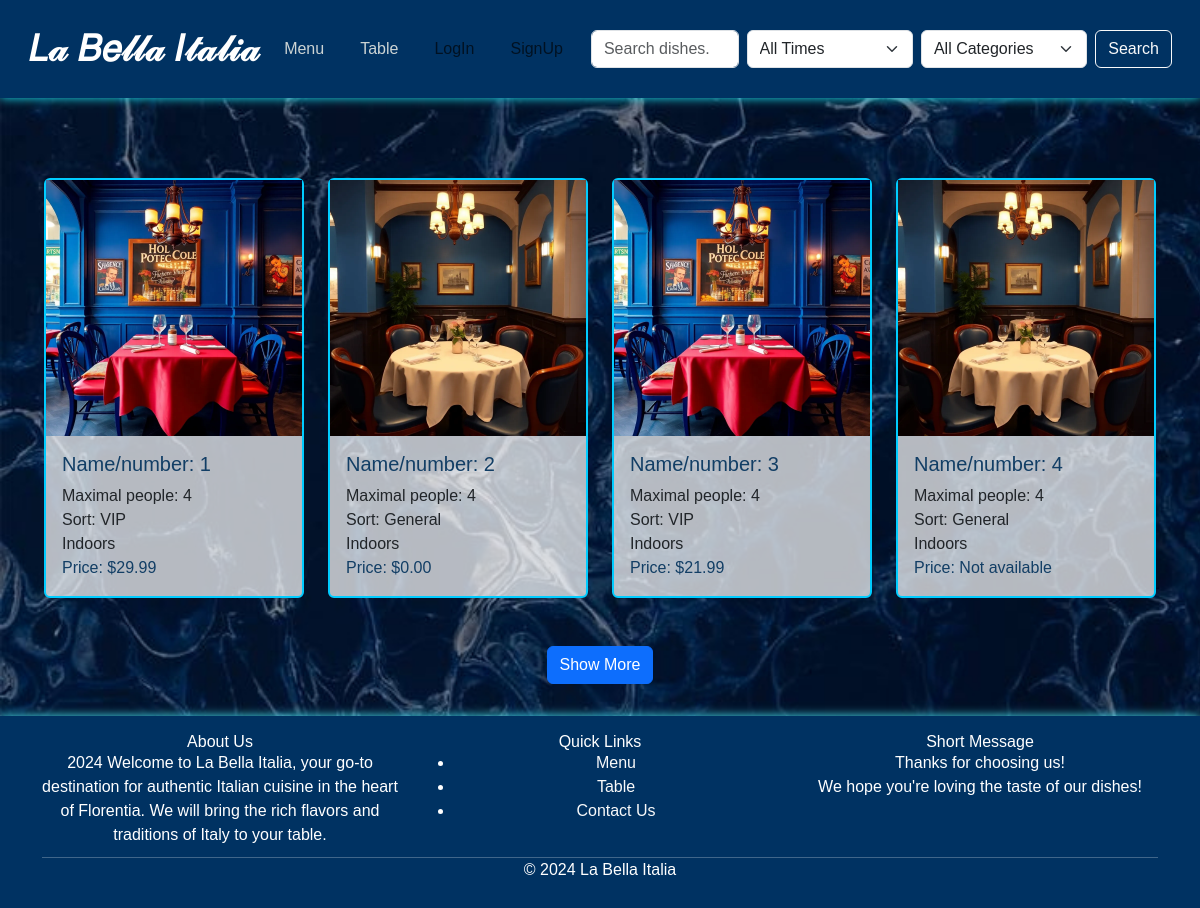
The app's page /tables/ with its own data.
### project/models.py (models this page shows)
class Table(models.Model):
    ZONE = [
        ("Indoors", "indoors"),
        ("Outdoors", "outdoors")
    ]
    SORT = [
        ("VIP", "vip"),
        ("General", "general"),
        ("Appointment", "appointment")
    ]
    name = models.CharField(max_length=255)
    number_of_people = models.IntegerField()
    zone = models.CharField(max_length=10, choices=ZONE)
    sort = models.CharField(max_length=20, choices=SORT)
    image = models.ImageField(upload_to="table_img/", blank=True, null=True)

class TablePrice(models.Model):
    table = models.ForeignKey(Table, on_delete=models.CASCADE)
    price = models.DecimalField(max_digits=10, decimal_places=2)
    date = models.DateTimeField(auto_now_add=False)
    text = models.TextField(blank=True)

### project/views.py (the view)
# urls.py: path('tables/', TableListView.as_view(), name='table-list'),
class TableListView(ListView):
    model = Table
    template_name = "table/table_list.html"
    context_object_name = "tables"
    paginate_by = 4
    def get_context_data(self, **kwargs):
        context = super().get_context_data(**kwargs)
        tables = context['tables']
        latest_prices = {}
        for table in tables:
            latest_price = TablePrice.objects.filter(table=table).order_by('-date').first()
            latest_prices[table.id] = latest_price
        context['latest_prices'] = latest_prices
        return context
    def get(self, request):
        super().get(request)
        if request.headers.get('x-requested-with') == 'XMLHttpRequest':
            return render (request, 'table/list.html', context=self.get_context_data())
        return render(request, self.template_name, context=self.get_context_data())

### project/templatetags/custom_filters.py (called while the page is built)
@register.filter
def get_item(dictionary, key):
    if isinstance(dictionary, dict):
        return dictionary.get(key)
    else:
        return None

### templates/table/table_list.html (shortened to what this page needs)
{% extends 'base.html' %}
{% load custom_filters %}
{% load static %}
{% block content %}
    <div class="container mt-5">
        <div class= 'row text-left poll-container' >
            {% include  "table/list.html"%}
        </div>
        <div class="row">
        <div class="text-center mt-4">
            <button id="show-more" class="btn btn-primary" onclick="showMore()">Show More</button>
        </div>
    </div>
{% endblock %}

### templates/table/list.html
{% load static%}
{% load custom_filters %}
{% for table in page_obj %}
<div class="col-md-3 mb-4">
    <a href="{% url 'table-detail' table.id %}" style="text-decoration: none;">
        <div class="card" style="border: 2px solid #00ccff;">
            {% if table.image %}
                <img src="{{ table.image.url }}" class="card-img-top" alt="{{ table.name }}">
            {% endif %}
            <div class="card-body">
                <h5 class="card-title" style="color: #123E65;">Name/number: {{ table.name }}</h5>
                <p class="card-text">Maximal people: {{ table.number_of_people}}</p>
                <p class="card-text">Sort: {{ table.sort }}</p>
                <p class="card-text">{{ table.zone }}</p>
                {% with latest_price=latest_prices|get_item:table.id %}
                    <p class="card-text" style="color: #123E65;">
                        Price: {% if latest_price %} ${{ latest_price.price }} {% else %} Not available {% endif %}
                    </p>
                {% endwith %}
            </div>
        </div>
    </a>
</div>
{% endfor %}

### records on screen
Table: image (picture), name "1", number_of_people "4", sort "VIP", zone "Indoors"
TablePrice: price "29.99"
Table: image (picture), name "2", number_of_people "4", sort "General", zone "Indoors"
TablePrice: price "0.00"
Table: image (picture), name "3", number_of_people "4", sort "VIP", zone "Indoors"
TablePrice: price "21.99"
Table: image (picture), name "4", number_of_people "4", sort "General", zone "Indoors", shows "Not available"
